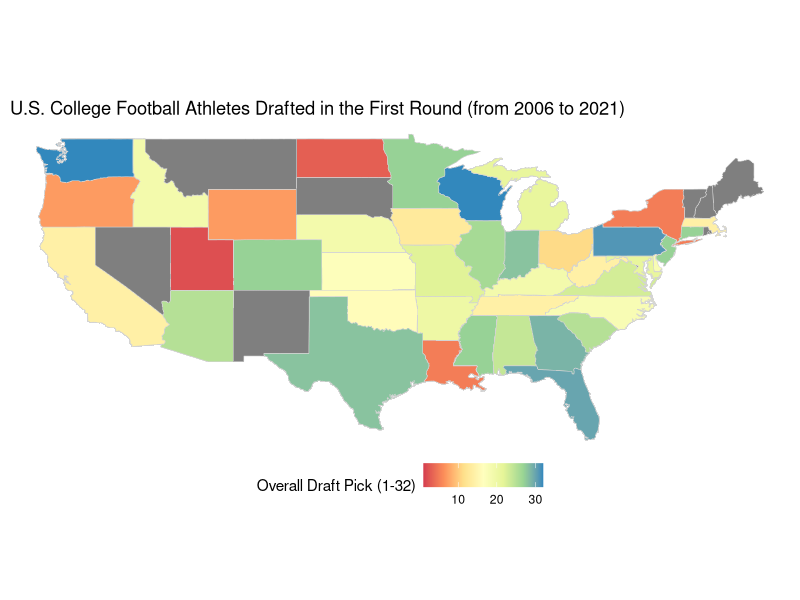
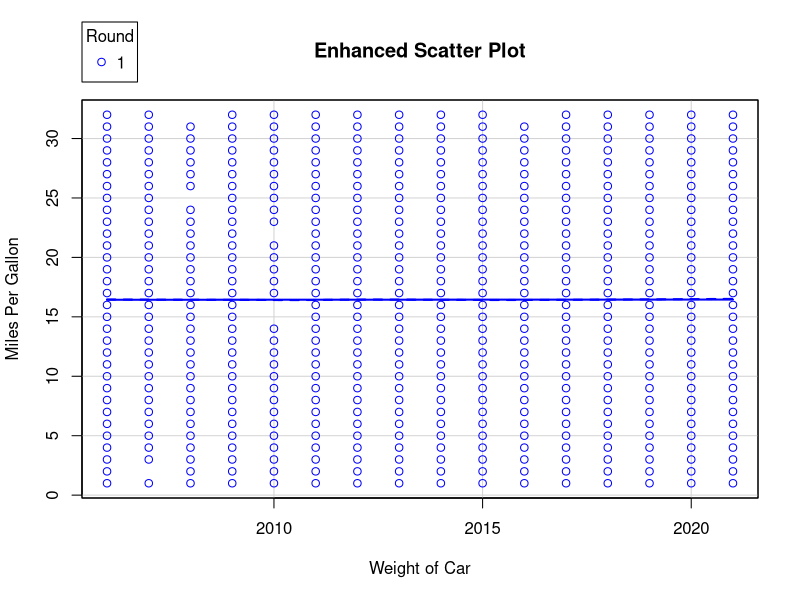
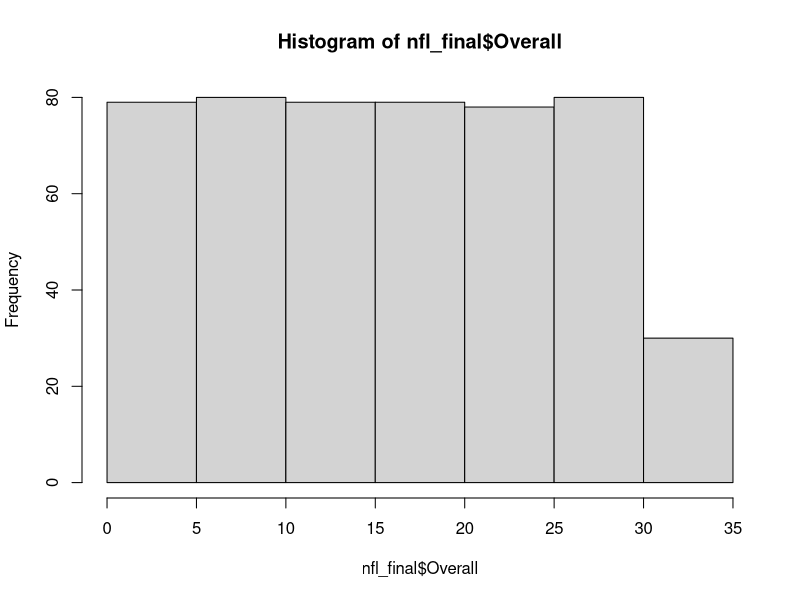

Write the R code that produced these figures, in order.
#This is a file wrangling the dataset for the NFL dataset
#import packages
library(maps)
library(tidyverse)
library(sf)
library(ggplot2)
library(car)

#import the NFL draft dataset
nfl <- read_csv("dataforNFL/nfl_draft_picks.csv")

#filter the players that were picked only in the 1st round 
#and only look at years 2017-2021
nflrounds <- nfl%>% 
  filter(Round == 1)%>%
  filter(Year > 2005)

#add states to the dataset 
nfl_with_states <- nflrounds %>%
mutate(
  state_cd = case_when(
    School == "Alabama" ~ "AL",
    School == "Alabama State" ~ "AL",
    School == "Arizona State" ~ "AZ",
    School == "Arizona" ~ "AZ",
    School == "Arkansas" ~"AR", 
    School == "Auburn" ~ "AL", 
    School == "Baylor" ~ "TX", 
    School == "Boise State" ~ "ID", 
    School == "Boston College" ~ "MA", 
    School == "Brigham Young" ~ "UT", 
    School == "Buffalo" ~ "NY",
    School == "California" ~ "CA",
    School == "Central Florida" ~ "FL", 
    School == "Central Michigan" ~ "MI",
    School == "Clemson" ~ "SC", 
    School == "Colorado" ~ "CO",
    School == "Connecticut" ~ "CT", 
    School == "Delaware" ~ "DE", 
    School == "Duke" ~ "NC", 
    School == "East Carolina" ~ "NC",
    School == "Florida" ~ "FL", 
    School == "Florida State" ~ "FL", 
    School == "Fresno State" ~ "CA", 
    School == "Georgia" ~ "GA", 
    School == "Houston" ~ "TX", 
    School == "Idaho" ~ "ID", 
    School == "Illinois" ~ "IL", 
    School == "Iowa" ~ "IA", 
    School == "Kansas" ~ "KS", 
    School == "Kansas State" ~ "KS", 
    School == "Kentucky" ~ "KY", 
    School == "Louisiana State" ~ "LA",
    School == "Louisiana Tech" ~ "LA",
    School == "Louisville" ~ "KY", 
    School == "Maryland" ~ "MD", 
    School == "Memphis" ~ "TN", 
    School == "Miami (FL)" ~ "FL", 
    School == "Michigan" ~ "MI", 
    School == "Michigan State" ~ "MI", 
    School == "Minnesota" ~ "MN", 
    School == "Mississippi" ~ "MS", 
    School == "Mississippi State" ~ "MS", 
    School == "Missouri" ~ "MO", 
    School == "Nebraska" ~ "NE", 
    School == "North Carolina" ~ "NC", 
    School == "North Carolina State" ~ "NC",
    School == "North Dakota State" ~ "ND",
    School == "Northern Illinois" ~ "IL",
    School == "Northwestern" ~ "IL", 
    School == "Notre Dame" ~ "IN", 
    School == "Ohio State" ~ "OH", 
    School == "Oklahoma" ~ "OK", 
    School == "Oklahoma State" ~ "OK",
    School == "Oregon" ~ "OR", 
    School == "Oregon State" ~ "OR", 
    School == "Penn State" ~ "PA", 
    School == "Pittsburgh" ~ "PA",
    School == "Purdue" ~ "IN", 
    School == "Rutgers" ~ "NJ", 
    School == "San Diego State" ~ "CA", 
    School == "South Carolina" ~ "SC", 
    School == "Stanford" ~ "CA", 
    School == "Syracuse" ~ "NY", 
    School == "Temple" ~ "PA", 
    School == "Tennessee" ~ "TN", 
    School == "Tennessee State" ~ "TN", 
    School == "Texas" ~ "TX", 
    School == "Texas A&M" ~ "TX", 
    School == "Texas Christian" ~ "TX", 
    School == "Texas Tech" ~ "TX",
    School == "Texas-San Antonio" ~ "TX", 
    School == "Troy" ~ "AL", 
    School == "Tulsa" ~ "OK", 
    School == "UCLA" ~ "CA", 
    School == "USC" ~ "CA", 
    School == "Utah" ~ "UT", 
    School == "Utah State" ~ "UT", 
    School == "Vanderbilt" ~ "TN", 
    School == "Virginia" ~ "VA", 
    School == "Virginia Tech" ~ "VA", 
    School == "Wake Forest" ~ "NC", 
    School == "Washington" ~ "WA", 
    School == "Washington State" ~ "WA", 
    School == "Western Michigan" ~ "MI", 
    School == "West Virginia" ~ "WV", 
    School == "Wisconsin" ~ "WI", 
    School == "Wyoming" ~ "WY") 
  )

#import the map
states_map <- maps::map("state", regions = ".", plot = FALSE, fill = TRUE) %>%
  st_as_sf()
state_info <- data.frame(state_full = tolower(state.name)
                         , state_cd = state.abb)

#add full name of states to NFL dataset and merge with mapping dataset
nfl_final <- nfl_with_states %>%
  left_join(state_info, by = "state_cd") %>%
  right_join(states_map, by = c("state_full"="ID"))

#create plot on US country map
ggplot(nfl_final, aes(geometry=geom, fill = Overall)) +
  geom_sf(color = "lightgrey") +
  theme_void() +
  labs(fill = "Overall Draft Pick (1-32)"
       , frame.colour = "black"
       , barwidth = 15
       , barheight = 1.5
       , title = "  U.S. College Football Athletes Drafted in the First Round (from 2006 to 2021)") +
         theme(legend.position="bottom") +
  scale_fill_distiller(palette = "Spectral", direction = 1) 

#table overall picks, school, nfl team, position, year 
scatterplot(Overall ~ Year | Round, data=nfl_final, 
            xlab="Weight of Car", ylab="Miles Per Gallon", 
            main="Enhanced Scatter Plot")

hist(nfl_final$Overall)
